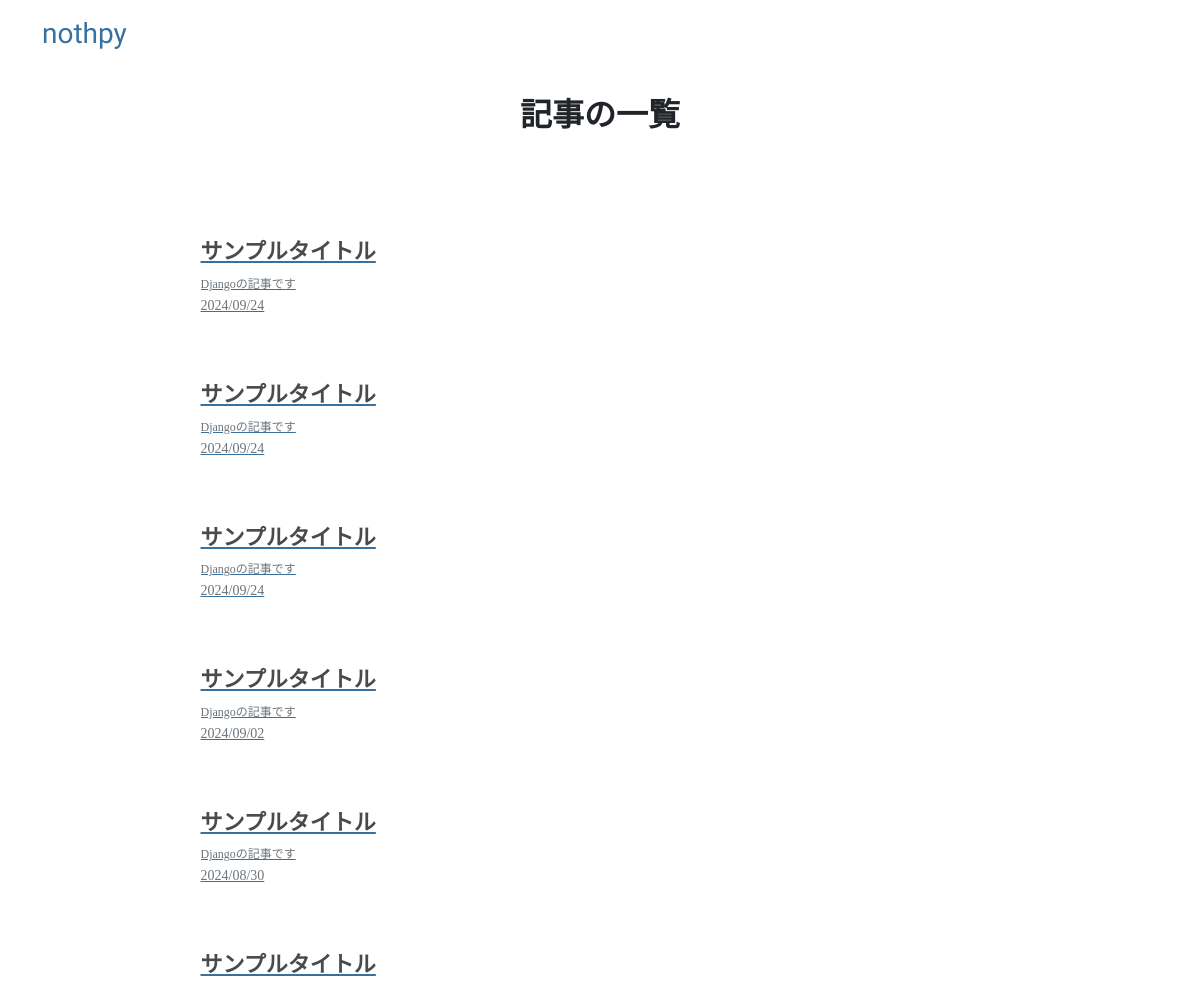
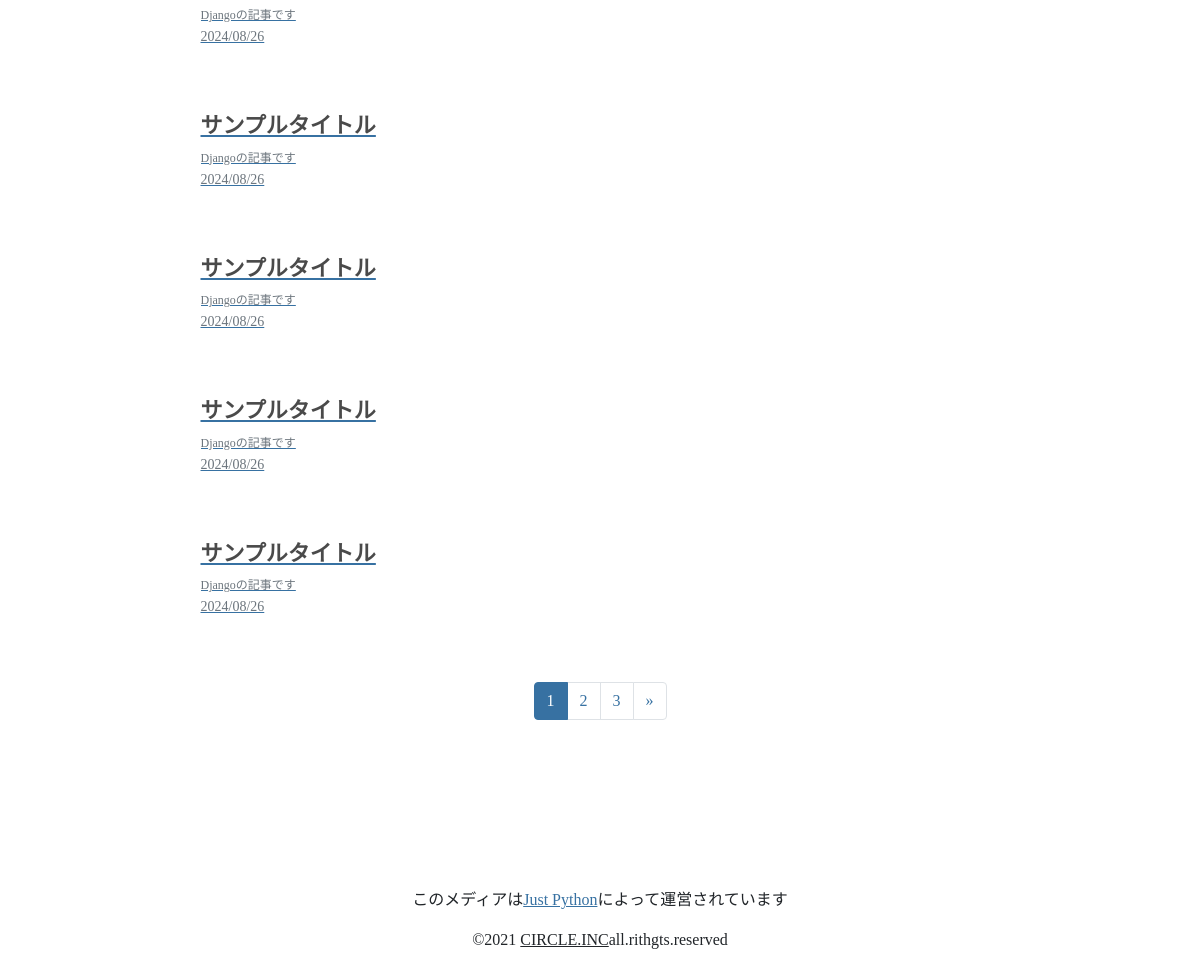
The page /articles on the database its author committed (2 pictures, top to bottom).
### article/models.py (models this page shows, shortened)
class Article(models.Model):
    uuid = models.UUIDField(primary_key=False, default=uuid.uuid4, editable=False, unique=True)
    image = models.ImageField('イメージ写真', upload_to='article/images', null=True, blank=True)
    meta_keywords = models.CharField('メタキーワード', max_length=155)
    meta_description = models.TextField('メタ説明文')
    title = models.CharField('タイトル', max_length=100)
    body = MarkdownxField('本文')
    views = models.PositiveIntegerField('閲覧数', default=0)
    is_published = models.BooleanField('公開済', default=False)
    created = models.DateTimeField('作成日時', auto_now=True)
    update = models.DateTimeField('更新日時', auto_now_add=True)
    class Meta:
        verbose_name_plural = '記事'

### article/views.py (the view)
class ArticleListView(ListView):
    template_name = 'article/list.html'
    queryset = Article.objects.filter(is_published=True).order_by('-created')
    context_object_name ='articles'
    paginate_by = 10

### templates/article/list.html (shortened to what this page needs)
{% extends 'base.html' %}
{% load static %}
{% block main %}
<header class="py-5">
    <div class="container">
        <div class="col-md-9 col-mg-8 mx-auto">
            <div class="text-center pt-5">
                <h2 class="title text-dark">記事の一覧</h2>
            </div>
        </div>
    </div>
</header>
<section class="py-5">
    <div class="container">
        <div class="row">
            <div class="col-lg-9 mx-auto mb-5">
                <div id="articleWrapper">
                    {% for article in articles %}
                    <div class="article">
                        <a href="{% url 'article:article_detail' uuid=article.uuid %}">
                            <div class="d-flex">
                                <div>
                                    <div class="px-3">
                                        <h4 class="article-title">サンプルタイトル</h4>
                                        <p class="text-secondary article-text font-12 mb-0">{{ article.meta_description }}</p>
                                        <span class="text-secondary font-14">{{ article.created|date:'Y/m/d'}}</span>
                                    </div>
                                </div>
                                <div class="flex-main">
                                    <div>
                                    </div>
                                </div>
                            </div>
                        </a>
                    </div>
                    {% endfor %}
                </div>
                <div>
                    <nav aria-label="Page navigation">
                        <ul class="pagination justify-content-center">
                        {% for num in paginator.page_range %}
                          {% if num <= page_obj.number|add:5 and num >= page_obj.number|add:-5 %}
                            {% if page_obj.number == num %}
                              <li class="page-item active">
                                <span class="page-link">
                                  {{ num }}
                                </span>
                              </li>
                            {% else %}
                              <li class="page-item">
                                <a class="page-link" href="?page={{ num }}">{{ num }}</a>
                              </li>
                            {% endif %}
                          {% endif %}
                        {% endfor %}
                        {% if page_obj.has_next %}
                          <li class="page-item">
                            <a
                              class="page-link"
                              href="?page={{ page_obj.next_page_number }}"
                              aria-label="Next"
                            >
                              <span aria-hidden="true">&raquo;</span>
                            </a>
                          </li>
                        {% endif %}
                        </ul>
                      </nav>
                </div>
            </div>
        </div>
    </div>
</section>
{% endblock %}

### static/assets/css/nothpy.css (style rules this page uses)
.font-12 { font-size: 12px; }
.font-14 { font-size: 14px; }
.flex-main { flex: 1; }
.article { margin-bottom: 64px; }
.article-title { font-size: 22px; font-weight: bold; color: #4a4a4a; line-height: 1.3; }
.article-text { width: 400px; white-space: nowrap; overflow: hidden; text-overflow: ellipsis; }
.title { font-weight: bold; }

### rows shown on the page
Article: meta_description "Djangoの記事です", created "2024/09/24"
Article: meta_description "Djangoの記事です", created "2024/09/24"
Article: meta_description "Djangoの記事です", created "2024/09/24"
Article: meta_description "Djangoの記事です", created "2024/09/02"
Article: meta_description "Djangoの記事です", created "2024/08/30"
Article: meta_description "Djangoの記事です", created "2024/08/26"
Article: meta_description "Djangoの記事です", created "2024/08/26"
Article: meta_description "Djangoの記事です", created "2024/08/26"
Article: meta_description "Djangoの記事です", created "2024/08/26"
Article: meta_description "Djangoの記事です", created "2024/08/26"

### other values the page prints
{{ num }} "1"
{{ num }} "2" "3"
